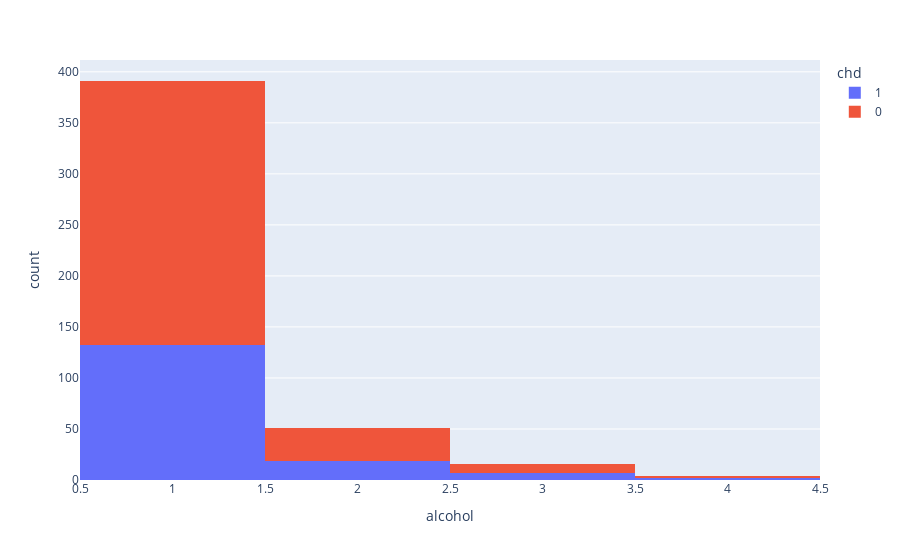

The notebook cell this image was saved under:
### Code cell
import plotly.express as px
px.histogram(df, x="alcohol", color="chd")

### Figure 1 — Plotly figure (JSON) as saved in the notebook; plotly's stock layout.template omitted (floating-point values rounded to 4 significant figures; data arrays with more than 128 entries replaced by an {"elided": "..."} marker saying what was removed)
{"data": [{"alignmentgroup": "True", "bingroup": "x", "hovertemplate": "chd=1<br>alcohol=%{x}<br>count=%{y}<extra></extra>", "legendgroup": "1", "marker": {"color": "#636efa", "pattern": {"shape": ""}}, "name": "1", "offsetgroup": "1", "orientation": "v", "showlegend": true, "type": "histogram", "x": {"elided": "160 int values"}, "xaxis": "x", "yaxis": "y"}, {"alignmentgroup": "True", "bingroup": "x", "hovertemplate": "chd=0<br>alcohol=%{x}<br>count=%{y}<extra></extra>", "legendgroup": "0", "marker": {"color": "#EF553B", "pattern": {"shape": ""}}, "name": "0", "offsetgroup": "0", "orientation": "v", "showlegend": true, "type": "histogram", "x": {"elided": "302 int values"}, "xaxis": "x", "yaxis": "y"}], "layout": {"barmode": "relative", "legend": {"title": {"text": "chd"}, "tracegroupgap": 0}, "margin": {"t": 60}, "xaxis": {"anchor": "y", "domain": [0, 1], "title": {"text": "alcohol"}}, "yaxis": {"anchor": "x", "domain": [0, 1], "title": {"text": "count"}}}}
